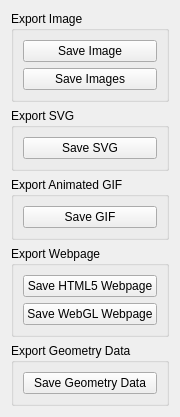
<?xml version="1.0" encoding="UTF-8"?>
<ui version="4.0">
 <class>ImageJobExportWidget</class>
 <widget class="QWidget" name="ImageJobExportWidget">
  <property name="geometry">
   <rect>
    <x>0</x>
    <y>0</y>
    <width>153</width>
    <height>375</height>
   </rect>
  </property>
  <property name="sizePolicy">
   <sizepolicy hsizetype="MinimumExpanding" vsizetype="MinimumExpanding">
    <horstretch>0</horstretch>
    <verstretch>0</verstretch>
   </sizepolicy>
  </property>
  <property name="minimumSize">
   <size>
    <width>0</width>
    <height>0</height>
   </size>
  </property>
  <property name="windowTitle">
   <string>Exporters</string>
  </property>
  <layout class="QVBoxLayout" name="verticalLayout">
   <item>
    <widget class="QGroupBox" name="exportImagesGroupBox">
     <property name="title">
      <string>Export Image</string>
     </property>
     <layout class="QVBoxLayout" name="verticalLayout_2">
      <item>
       <widget class="QPushButton" name="saveImageButton">
        <property name="text">
         <string>Save Image</string>
        </property>
       </widget>
      </item>
      <item>
       <widget class="QPushButton" name="saveImagesButton">
        <property name="text">
         <string>Save Images</string>
        </property>
       </widget>
      </item>
     </layout>
    </widget>
   </item>
   <item>
    <widget class="QGroupBox" name="exportSVGGroupBox">
     <property name="title">
      <string>Export SVG</string>
     </property>
     <layout class="QVBoxLayout" name="verticalLayout_3">
      <item>
       <widget class="QPushButton" name="saveSVGButton">
        <property name="text">
         <string>Save SVG</string>
        </property>
       </widget>
      </item>
     </layout>
    </widget>
   </item>
   <item>
    <widget class="QGroupBox" name="exportAnimatedGIFGroupbox">
     <property name="title">
      <string>Export Animated GIF</string>
     </property>
     <layout class="QVBoxLayout" name="verticalLayout_4">
      <item>
       <widget class="QPushButton" name="saveGIFButton">
        <property name="text">
         <string>Save GIF</string>
        </property>
       </widget>
      </item>
     </layout>
    </widget>
   </item>
   <item>
    <widget class="QGroupBox" name="exportWebpageGroupBox">
     <property name="title">
      <string>Export Webpage</string>
     </property>
     <layout class="QVBoxLayout" name="verticalLayout_5">
      <item>
       <widget class="QPushButton" name="saveHTML5WebpageButton">
        <property name="text">
         <string>Save HTML5 Webpage</string>
        </property>
       </widget>
      </item>
      <item>
       <widget class="QPushButton" name="saveWebGLWebpageButton">
        <property name="text">
         <string>Save WebGL Webpage</string>
        </property>
       </widget>
      </item>
     </layout>
    </widget>
   </item>
   <item>
    <widget class="QGroupBox" name="exportGeometryDataGroupBox">
     <property name="title">
      <string>Export Geometry Data</string>
     </property>
     <layout class="QVBoxLayout" name="verticalLayout_6">
      <item>
       <widget class="QPushButton" name="saveGeometryDataButton">
        <property name="text">
         <string>Save Geometry Data</string>
        </property>
       </widget>
      </item>
     </layout>
    </widget>
   </item>
   <item>
    <spacer name="verticalSpacer">
     <property name="orientation">
      <enum>Qt::Vertical</enum>
     </property>
     <property name="sizeHint" stdset="0">
      <size>
       <width>20</width>
       <height>40</height>
      </size>
     </property>
    </spacer>
   </item>
  </layout>
 </widget>
 <resources/>
 <connections/>
</ui>
